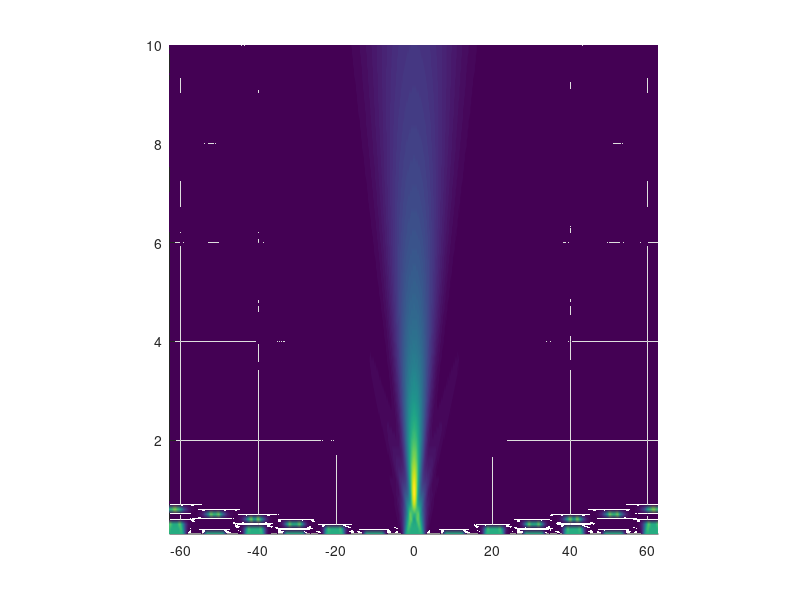
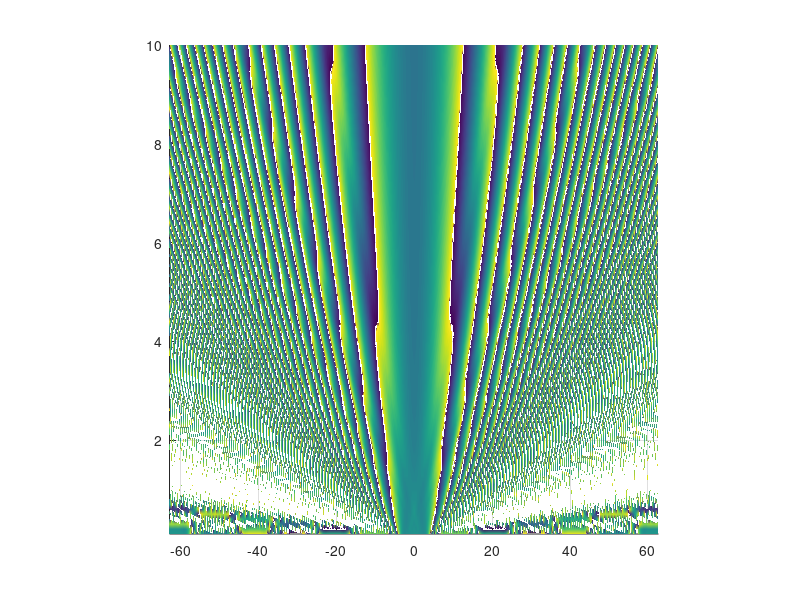
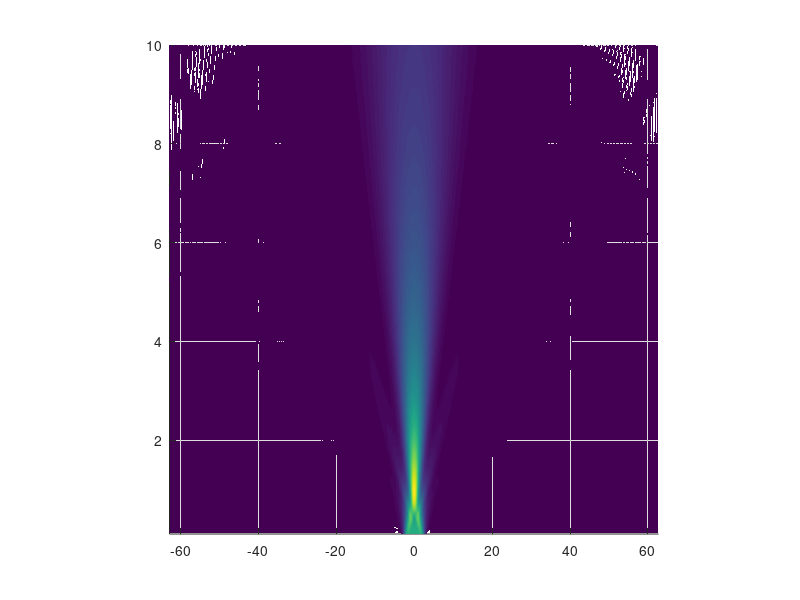
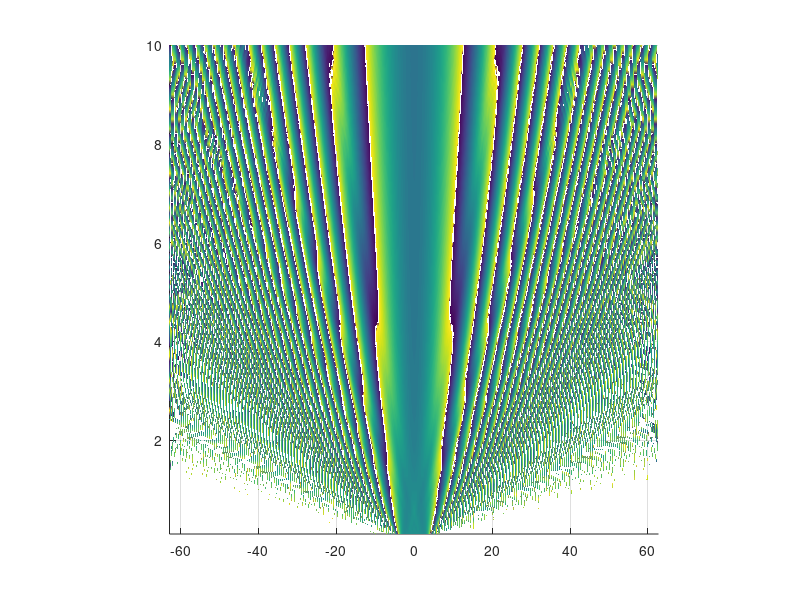

These figures' MATLAB source, in order:
clear all; clc; format long; %2022-BPM based on Fresnel integral
Nx=1024; Lx=2*pi*20; x=(Lx/Nx)*(-Nx/2:Nx/2-1)'; dx=x(2)-x(1);
kx=(2*pi/Lx)*[0:Nx/2-1 -Nx/2:-1]'; 
tic 
u=exp(-(x./3).^8); uin=u; S=100; zmax=10; z=linspace(0.1,zmax,S); 

% FFT-BPM
u0=u;
for m=1:S
 u1=ifft(fft(u0).*exp(-1i*z(m)*kx.^2));
 field(m,:)=u1; 
end

% Fresnel integral
for m=1:S
    z1=z(m);
    for tr=1:Nx
      field_2(tr,m)=exp(1i*pi/4)/(2*1i*sqrt(pi*z1))*...
      sum(u.*exp(1i*(x(tr)-x).^2/(4*z1)))*dx;
    end
end

[X,Z]=meshgrid(x,z);
figure(1); surf(X',Z',abs(field_2).^2); shading interp; view([0 90]); 
axis tight; axis square;
figure(2); surf(X',Z',angle(field_2)); shading interp; view([0 90]); 
axis tight; axis square;

I_onaxis=abs(field_2(Nx/2+1,:)); % on-axis Intensity of the field
figure(32); plot(z,I_onaxis,'-b*'); hold on;

% FFT-BPM
figure(3); surf(X,Z,abs(field).^2); shading interp; view([0 90]); 
axis tight; axis square;
figure(4); surf(X,Z,angle(field)); shading interp; view([0 90]); 
axis tight; axis square;

I_onaxis=abs(field(:,Nx/2+1)); % on-axis Intensity of the field
figure(35); plot(z,I_onaxis,'-b*'); hold on;

toc